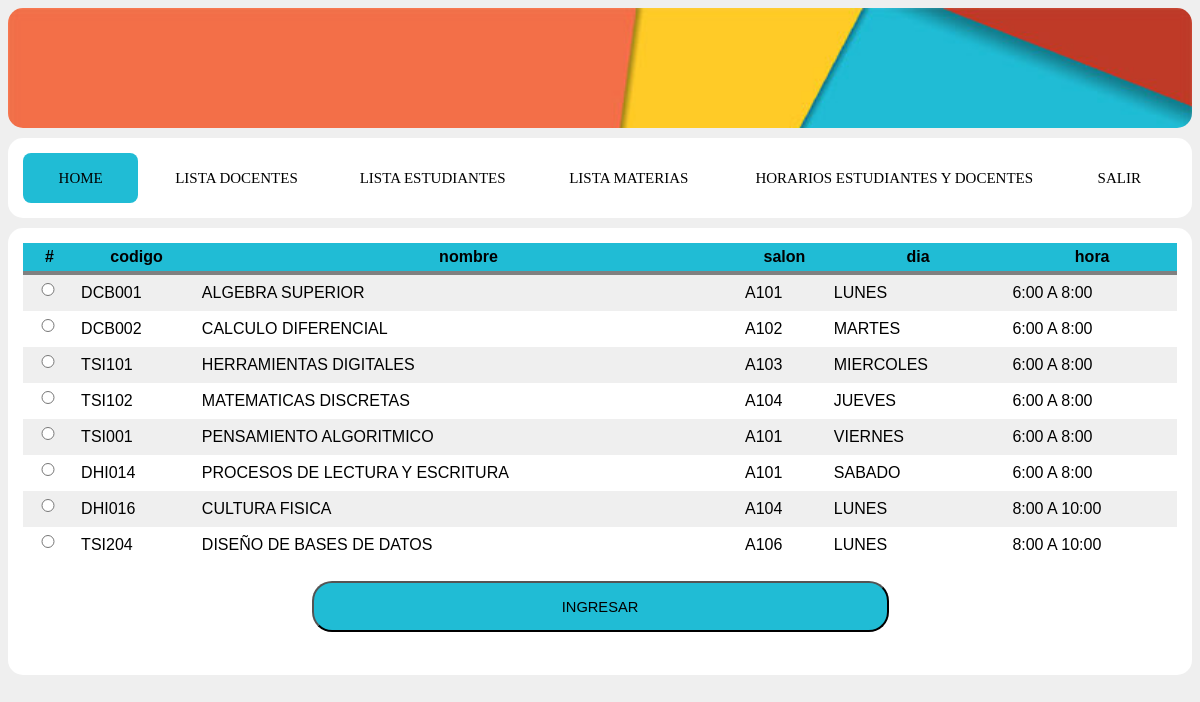
Screenshot of /admin/matricular_e.php (signed in) with the database file from the repository.
### tables this page shows
CREATE TABLE `materia` (
  `mat_id` int(10) UNSIGNED NOT NULL,
  `mat_codigo` varchar(30) DEFAULT NULL,
  `mat_nombre` varchar(230) DEFAULT NULL,
  `mat_dise_id` int(10) UNSIGNED NOT NULL,
  `mat_sal_id` int(10) UNSIGNED NOT NULL,
  `mat_hor_id` int(10) UNSIGNED NOT NULL,
  `mat_gru_id` int(10) UNSIGNED NOT NULL
);

CREATE TABLE `salones` (
  `sal_id` int(10) UNSIGNED NOT NULL,
  `sal_nombre` varchar(30) DEFAULT NULL
);

CREATE TABLE `dias_semana` (
  `dise_id` int(10) UNSIGNED NOT NULL,
  `dise_nombre` varchar(30) DEFAULT NULL
);

CREATE TABLE `horas` (
  `hor_id` int(10) UNSIGNED NOT NULL,
  `hor_nombre` varchar(30) DEFAULT NULL
);

### bd/conexion.php (called while the page is built, shortened)
<?php
class basedatos{
private $con;
private $dbequipo='localhost';
private $dbusuario='root';
private $dbclave='';
private $dbnombre='db-proyecto01';
public function conectar(){
	$this->con = mysqli_connect($this->dbequipo, $this->dbusuario, $this->dbclave, $this->dbnombre);
}
public function lista_materias(){
	$sql = "SELECT materia.mat_id AS id, grupos.gru_nombre AS grupo, materia.mat_codigo AS codigo, materia.mat_nombre AS materia, dias_semana.dise_nombre AS dia, salones.sal_nombre as salon, horas.hor_nombre AS hora FROM materia INNER JOIN dias_semana ON materia.mat_dise_id = dias_semana.dise_id INNER JOIN salones ON materia.mat_sal_id = salones.sal_id INNER JOIN grupos ON materia.mat_gru_id = grupos.gru_id INNER JOIN horas ON materia.mat_hor_id = horas.hor_id ORDER BY materia.mat_id;";
	$res = mysqli_query($this->con, $sql);
	return $res;
}
}
?>

### admin/matricular_e.php (the view, shortened to what this page needs)
<?php
include ('../bd/conexion.php');
?>
<!DOCTYPE html>
<html>
<head>
    <link rel="stylesheet" type="text/css" href="../css/estilos.css" >
</head>
<body>
    <div class="section" id="header">
    </div>
    <div class="section">
        <nav class="menu">
            <a href="admin.php">Home</a>
            <a href="lista_usuarios_d.php">Lista Docentes</a>
            <a href="lista_usuarios_e.php">Lista Estudiantes</a>
            <a href="lista_materias.php">lista Materias</a>
            <a href="lista_estudiantes-docentes.php">Horarios Estudiantes y docentes</a>
            <a href="../salir.php">Salir</a>
            <div class="animation start-home"></div>
        </nav>
    </div>
    <div class="section">
        <?php
        $matricula = new basedatos();
        ?>
      <form  method="Post">
        <table class="tablahi">
            <thead>
                <tr>
                    <th>#</th>
                    <th>codigo</th>
                    <th>nombre</th>
                    <th>salon</th>
                    <th>dia</th>
                    <th>hora</th>
                </tr>
            </thead>
            <tbody>
                <?php
                $listado=$matricula->lista_materias();
                while ($row=mysqli_fetch_object($listado)){
                    $mat_codigo=$row->codigo;
                    $mat_nombre=$row->materia;
                    $mat_salon=$row->salon;
                    $mat_dia=$row->dia;
                    $mat_hora=$row->hora;
                    $mat_id=$row->id;
                    ?>
                    <tr>
                        <td>
                            <input type="radio" id=" inma_mat_id" name=" inma_mat_id" value="<?php echo $mat_id;?>">
                        </td>
                        <td><?php echo $mat_codigo;?></td>
                        <td><?php echo $mat_nombre; ?></td>
                        <td><?php echo $mat_salon; ?></td>
                        <td><?php echo $mat_dia; ?></td>
                        <td><?php echo $mat_hora; ?></td>
                    </tr>
                    <?php
                }
                ?>
            </tbody>
        </table>
        <center>
            <br>
            <input type="submit" class="button" value="INGRESAR" />
        </center>
    </form>
    <br>
</div>
</body>
</html>

### css/estilos.css (style rules this page uses)
body { background-color: #efefef; overflow: auto; font-family: Arial; }
.section { background-color: #fff; padding: 15px; margin-bottom: 10px; border-radius: 15px; overflow: hidden; }
#header { background-size: cover; background-image: url(../img/header.jpg); height: 90px; }
.button { background: #20bcd5; border-radius: 20px ; color: black; cursor: pointer; width: 50%; height: 50.5px; }
.tablahi { background-color: #efefef; border-collapse: collapse; width: 100%; }
th, td { padding: 5px; }
thead { background-color: #20bcd5; border-bottom: solid 4px grey; }
tr:nth-child(even) { background-color: white; }
input, select { margin-bottom: 10px; font-size: 11pt; padding: 11px 9px 9px; border: 1p solid #cecece; background-color: #efefef; color: #787575; border-radius: 5px; width: 70%; outline: none; }
.menu { position: relative; background-color: #fff; border-radius: 8px; font-size: 0; }
.menu a { line-height: 50px; height: 100%; font-size: 15px; display: inline-block; position: relative; z-index: 1; text-decoration: none; text-transform: uppercase; text-align: center; color: black; cursor: pointer; }
.menu .animation { position: absolute; height: 100%; top: 0; z-index: 0; transition: all .5s ease 0s; border-radius: 8px; }
a:nth-child(1) { width: 10%; font-family: 'Cherry Swash', cursive; }
a:nth-child(2) { width: 17%; font-family: 'Cherry Swash', cursive; }
a:nth-child(3) { width: 17%; font-family: 'Cherry Swash', cursive; }
a:nth-child(4) { width: 17%; font-family: 'Cherry Swash', cursive; }
a:nth-child(5) { width: 29%; font-family: 'Cherry Swash', cursive; }
a:nth-child(6) { width: 10%; font-family: 'Cherry Swash', cursive; }
.menu .start-home, a:nth-child(1):hover~.animation { width: 10%; left: 0; background-color: #20bcd5; color: white; }

### rows the page displays
materia: mat_codigo "DCB001", mat_nombre "ALGEBRA SUPERIOR", mat_sal.sal_nombre "A101", mat_dise.dise_nombre "LUNES", mat_hor.hor_nombre "6:00 A 8:00"
materia: mat_codigo "DCB002", mat_nombre "CALCULO DIFERENCIAL", mat_sal.sal_nombre "A102", mat_dise.dise_nombre "MARTES", mat_hor.hor_nombre "6:00 A 8:00"
materia: mat_codigo "TSI101", mat_nombre "HERRAMIENTAS DIGITALES", mat_sal.sal_nombre "A103", mat_dise.dise_nombre "MIERCOLES", mat_hor.hor_nombre "6:00 A 8:00"
materia: mat_codigo "TSI102", mat_nombre "MATEMATICAS DISCRETAS", mat_sal.sal_nombre "A104", mat_dise.dise_nombre "JUEVES", mat_hor.hor_nombre "6:00 A 8:00"
materia: mat_codigo "TSI001", mat_nombre "PENSAMIENTO ALGORITMICO", mat_sal.sal_nombre "A101", mat_dise.dise_nombre "VIERNES", mat_hor.hor_nombre "6:00 A 8:00"
materia: mat_codigo "DHI014", mat_nombre "PROCESOS DE LECTURA Y ESCRITURA", mat_sal.sal_nombre "A101", mat_dise.dise_nombre "SABADO", mat_hor.hor_nombre "6:00 A 8:00"
materia: mat_codigo "DHI016", mat_nombre "CULTURA FISICA", mat_sal.sal_nombre "A104", mat_dise.dise_nombre "LUNES", mat_hor.hor_nombre "8:00 A 10:00"
materia: mat_codigo "TSI204", mat_nombre "DISEÑO DE BASES DE DATOS", mat_sal.sal_nombre "A106", mat_dise.dise_nombre "LUNES", mat_hor.hor_nombre "8:00 A 10:00"
